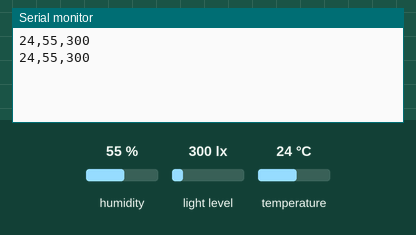
Simulated run of this sketch. Board: Arduino Uno, built with avr-gcc and run on an emulated ATmega328P. Shown: the last lines printed to the serial monitor. The inputs (shaded band) are chosen by the test bench; at power-on: humidity 55 %, light level 300 lx, temperature 24 °C.

Above: at 2.8 s.
2.9 s: humidity set to 22 %
At 4.9 s:
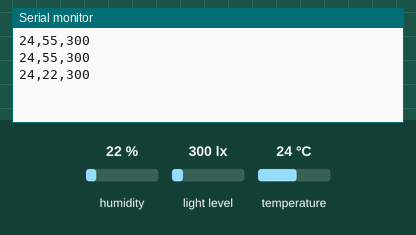
5.6 s: light level set to 40 lx
At 6.6 s:
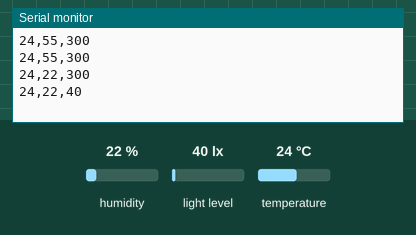
8.3 s: temperature set to 12 °C
At 8.3 s:
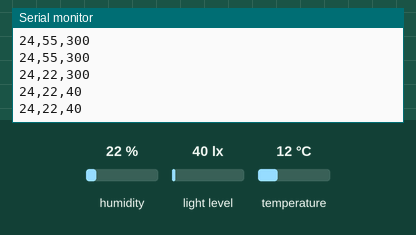
11.0 s: light level set to 500 lx
At 13.0 s:
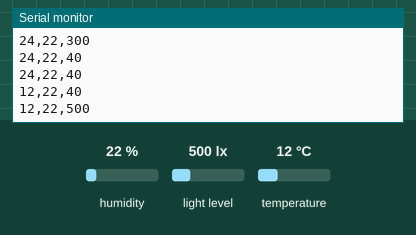
13.7 s: humidity set to 40 %
At 14.7 s:
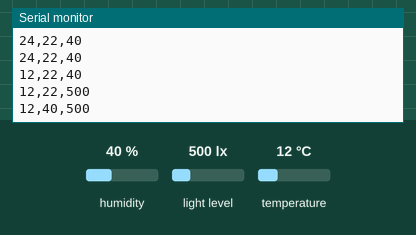
Timing chart, 0 to 16.7 s (numbered marks = the images above; inputs shaded):
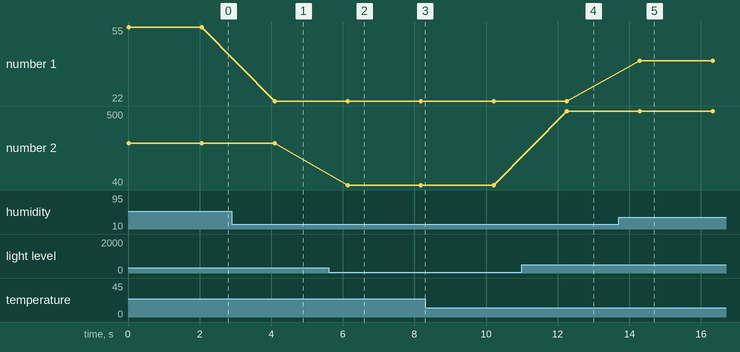

Measured:
- after the input at 2.9 s, the serial monitor: prints a new line after 1.2 s (image 1)
- after the input at 5.6 s, the serial monitor: prints a new line after 0.54 s (image 2)
- after the input at 11.0 s, the serial monitor: prints a new line after 1.3 s (image 4)
- after the input at 13.7 s, the serial monitor: prints a new line after 0.59 s (image 5)
- plotted number 1: 55 → 22 after the input at 2.9 s, 22 → 40 after the input at 13.7 s
- plotted number 2: 300 → 40 after the input at 5.6 s, 40 → 500 after the input at 11.0 s

The sketch:

SensorModule.ino
```cpp
#include <TSL2561Implementation.h>

#include "DHT11Implementation.h"

DHT11Implementation dht11Implementation(2);
TSL2561Implementation tsl2561Implementation;

void setup()
{
    Serial.begin(9600);
    tsl2561Implementation.configureSensor();
}

void loop()
{

    DHT11Result dht11Result = dht11Implementation.getData();
    if (dht11Result.error)
    {
        Serial.print("NaN,NaN,");
    }
    else
    {
        Serial.print(dht11Result.temperature);
        Serial.print(",");
        Serial.print(dht11Result.humidity);
        Serial.print(",");
    }

    TSL2561Result tsl2561Result = tsl2561Implementation.getData();
    if (tsl2561Result.luminosity == 0)
    {
        Serial.println("NaN");
    }
    else
    {
        Serial.print(tsl2561Result.luminosity);
        Serial.println("");
    }

    delay(2000);
}
```

DHT11Implementation.cpp
```cpp
#include "DHT11Implementation.h"
#include <SimpleDHT.h>

// DHT11:
//  VCC: 5V or 3V
//  GND: GND
//  DATA: 2

DHT11Implementation::DHT11Implementation(int pin = 2) : pinDHT11(pin) {}

DHT11Result DHT11Implementation::getData()
{
    // delay(2000);

    byte temperature = 0;
    byte humidity = 0;
    byte data[40] = {0};
    if (dht11.read(pinDHT11, &temperature, &humidity, data))
    {
        return {0, 0, true};
    }
    return {(int)temperature, (int)humidity};
}
```

DHT11Implementation.h
```cpp
#ifndef DHT11IMPLEMENTATION_H
#define DHT11IMPLEMENTATION_H

#include <SimpleDHT.h>

struct DHT11Result
{
    int temperature;
    int humidity;
    bool error;
};

class DHT11Implementation
{
private:
    int pinDHT11;
    SimpleDHT11 dht11;

public:
    DHT11Implementation(int pin);
    DHT11Result getData();
};

#endif
```

TSL2561Implementation.cpp
```cpp
#include "TSL2561Implementation.h"
#include <Wire.h>
#include <Adafruit_Sensor.h>
#include <Adafruit_TSL2561_U.h>

/* This driver uses the Adafruit unified sensor library (Adafruit_Sensor),
   which provides a common 'type' for sensor data and some helper functions.

   To use this driver you will also need to download the Adafruit_Sensor
   library and include it in your libraries folder.

   You should also assign a unique ID to this sensor for use with
   the Adafruit Sensor API so that you can identify this particular
   sensor in any data logs, etc.  To assign a unique ID, simply
   provide an appropriate value in the constructor below (12345
   is used by default in this example).

   Connections
   ===========
   Connect SCL to analog 5
   Connect SDA to analog 4
   Connect VDD to 3.3V DC
   Connect GROUND to common ground

   I2C Address
   ===========
   The address will be different depending on whether you leave
   the ADDR pin floating (addr 0x39), or tie it to ground or vcc.
   The default addess is 0x39, which assumes the ADDR pin is floating
   (not connected to anything).  If you set the ADDR pin high
   or low, use TSL2561_ADDR_HIGH (0x49) or TSL2561_ADDR_LOW
   (0x29) respectively.
*/

TSL2561Implementation::TSL2561Implementation() : tsl(TSL2561_ADDR_FLOAT, 12345) {}

void TSL2561Implementation::displaySensorDetails()
{
  sensor_t sensor;
  tsl.getSensor(&sensor);
  Serial.println("------------------------------------");
  Serial.print("Sensor:       ");
  Serial.println(sensor.name);
  Serial.print("Driver Ver:   ");
  Serial.println(sensor.version);
  Serial.print("Unique ID:    ");
  Serial.println(sensor.sensor_id);
  Serial.print("Max Value:    ");
  Serial.print(sensor.max_value);
  Serial.println(" lux");
  Serial.print("Min Value:    ");
  Serial.print(sensor.min_value);
  Serial.println(" lux");
  Serial.print("Resolution:   ");
  Serial.print(sensor.resolution);
  Serial.println(" lux");
  Serial.println("------------------------------------");
  Serial.println("");
  delay(500);
}

void TSL2561Implementation::configureSensor()
{
  // tsl.setGain(TSL2561_GAIN_1X);      /* No gain ... use in bright light to avoid sensor saturation */
  // tsl.setGain(TSL2561_GAIN_16X);     /* 16x gain ... use in low light to boost sensitivity */
  tsl.enableAutoRange(true); /* Auto-gain ... switches automatically between 1x and 16x */

  // tsl.setIntegrationTime(TSL2561_INTEGRATIONTIME_13MS); /* fast but low resolution */
  // tsl.setIntegrationTime(TSL2561_INTEGRATIONTIME_101MS);  /* medium resolution and speed   */
  tsl.setIntegrationTime(TSL2561_INTEGRATIONTIME_402MS); /* 16-bit data but slowest conversions */
}

void TSL2561Implementation::testConnection()
{
  if (!tsl.begin())
  {
    Serial.print("No TSL2561 detected ... Check your wiring or I2C ADDR!");
  }

  displaySensorDetails();
}

TSL2561Result TSL2561Implementation::getData()
{
  // delay(2000);

  sensors_event_t event;
  tsl.getEvent(&event);

  if (event.light)
  {
    return {(int)event.light};
  }
  else if (event.light == 0)
  {
    return {0, true};
  }
}
```

TSL2561Implementation.h
```cpp
#ifndef TSL2581IMPLEMENTATION_H
#define TSL2581IMPLEMENTATION_H

#include <Wire.h>
#include <Adafruit_Sensor.h>
#include <Adafruit_TSL2561_U.h>

struct TSL2561Result
{
    int luminosity;
    bool error;
};

class TSL2561Implementation
{
private:
    Adafruit_TSL2561_Unified tsl;

public:
    TSL2561Implementation();

    void displaySensorDetails();
    void testConnection();

    void configureSensor();
    TSL2561Result getData();
};

#endif
```
